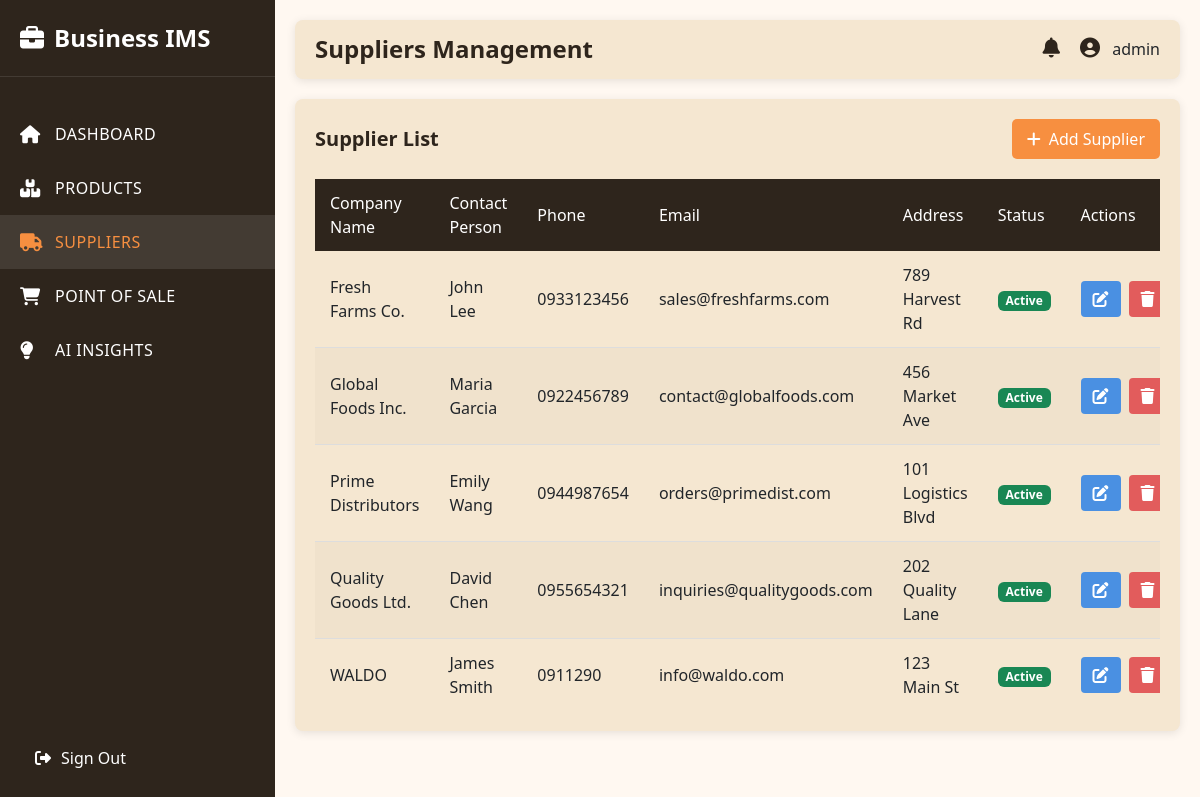
The app's page /suppliers/suppliers.php (signed in) with its own data.
### tables this page shows
CREATE TABLE suppliers (
        supplier_id INT AUTO_INCREMENT PRIMARY KEY,
        company_name VARCHAR(100) NOT NULL,
        contact_person VARCHAR(100),
        phone VARCHAR(20) NOT NULL,
        email VARCHAR(100) NOT NULL,
        address TEXT NOT NULL,
        city VARCHAR(50),
        country VARCHAR(50),
        postal_code VARCHAR(20),
        status ENUM('active', 'inactive') DEFAULT 'active',
        notes TEXT,
        created_at DATETIME NOT NULL DEFAULT CURRENT_TIMESTAMP,
        updated_at DATETIME NOT NULL DEFAULT CURRENT_TIMESTAMP ON UPDATE CURRENT_TIMESTAMP
    );

### connection.php (called while the page is built, shortened)
<?php
function executeQuery(mysqli $connection, string $query, array $params = []): mixed {
    try {
        $stmt = $connection->prepare($query);
        if (!$stmt->execute()) {
            throw new DatabaseException("Execute failed: " . $stmt->error);
        }
        $result = $stmt->get_result();
        if ($result) {
            $data = [];
            while ($row = $result->fetch_assoc()) {
                $data[] = $row;
            }
            return $data;
        }
        $affected = $stmt->affected_rows;
        $insertId = $stmt->insert_id;
        return [
            'affected_rows' => $affected,
            'insert_id' => $insertId
        ];
    } catch (Exception $e) {
        throw new DatabaseException($e->getMessage(), $e->getCode(), $e);
    }
}
?>

### suppliers/suppliers.php (the view, shortened to what this page needs)
<?php
require_once("../connection.php");
$username = $_SESSION['username'] ?? 'User';
function getSuppliers(mysqli $connection): array {
    try {
        $query = "SELECT * FROM suppliers ORDER BY company_name ASC";
        return executeQuery($connection, $query);
    } catch (DatabaseException $e) {
        error_log($e->getMessage());
        return [];
    }
}
$suppliers = getSuppliers($con);
?>
<!DOCTYPE html>
<html lang="en">
<head>
    <link href="https://cdn.jsdelivr.net/npm/bootstrap@5.3.0/dist/css/bootstrap.min.css" rel="stylesheet">
    <link rel="stylesheet" href="https://cdnjs.cloudflare.com/ajax/libs/font-awesome/6.4.0/css/all.min.css">
</head>
<body>
    <div class="sidebar">
        <div class="sidebar-brand">
            <div class="briefcase-icon">
                <i class="fas fa-briefcase"></i>
            </div>
            <span>Business IMS</span>
        </div>
        <ul class="sidebar-menu">
            <li>
                <a href="../dashboard/dashboard.php">
                    <i class="fas fa-home"></i>
                    <span>Dashboard</span>
                </a>
            </li>
            <li>
                <a href="../products/products.php">
                    <i class="fas fa-boxes"></i>
                    <span>Products</span>
                </a>
            </li>
            <li>
                <a href="suppliers.php" class="active">
                    <i class="fas fa-truck"></i>
                    <span>Suppliers</span>
                </a>
            </li>
            <li>
                <a href="../pos/pos.php">
                    <i class="fas fa-shopping-cart"></i>
                    <span>Point of Sale</span>
                </a>
            </li>
            <li>
                <a href="../ai-insights/insights.php">
                    <i class="fas fa-lightbulb"></i>
                    <span>AI Insights</span>
                </a>
            </li>
        </ul>
        <div class="signout">
            <a href="../auth/logout.php">
                <i class="fas fa-sign-out-alt"></i>
                <span>Sign Out</span>
            </a>
        </div>
    </div>
    <div class="main-content">
        <div class="header">
            <h2 class="page-title">Suppliers Management</h2>
            <div class="user-info">
                <div class="notification-icon">
                    <i class="fas fa-bell"></i>
                </div>
                <div class="user-profile">
                    <i class="fas fa-user-circle"></i>
                    <span class="ms-2"><?php echo htmlspecialchars($username); ?></span>
                </div>
            </div>
        </div>
        <div class="supplier-container">
            <div class="supplier-header">
                <h3 class="supplier-title">Supplier List</h3>
                <button class="add-supplier-btn" data-bs-toggle="modal" data-bs-target="#addSupplierModal">
                    <i class="fas fa-plus"></i> Add Supplier
                </button>
            </div>
            <div class="table-responsive">
                <table class="supplier-table">
                    <thead>
                        <tr>
                            <th>Company Name</th>
                            <th>Contact Person</th>
                            <th>Phone</th>
                            <th>Email</th>
                            <th>Address</th>
                            <th>Status</th>
                            <th>Actions</th>
                        </tr>
                    </thead>
                    <tbody>
                        <?php foreach ($suppliers as $supplier): ?>
                            <tr>
                                <td><?php echo htmlspecialchars($supplier['company_name']); ?></td>
                                <td><?php echo htmlspecialchars($supplier['contact_person'] ?? 'N/A'); ?></td>
                                <td><?php echo htmlspecialchars($supplier['phone']); ?></td>
                                <td><?php echo htmlspecialchars($supplier['email']); ?></td>
                                <td><?php echo htmlspecialchars($supplier['address']); ?></td>
                                <td>
                                    <span class="badge <?php echo $supplier['status'] === 'active' ? 'bg-success' : 'bg-secondary'; ?>">
                                        <?php echo ucfirst($supplier['status'] ?? 'active'); ?>
                                    </span>
                                </td>
                                <td>
                                    <div class="action-btns">
                                        <button class="btn-edit" data-bs-toggle="modal" data-bs-target="#editSupplierModal"
                                                data-supplier-id="<?php echo $supplier['supplier_id']; ?>">
                                            <i class="fas fa-edit"></i>
                                        </button>
                                        <button class="btn-delete" data-bs-toggle="modal" data-bs-target="#deleteSupplierModal"
                                                data-supplier-id="<?php echo $supplier['supplier_id']; ?>"
                                                data-supplier-name="<?php echo htmlspecialchars($supplier['company_name']); ?>">
                                            <i class="fas fa-trash"></i>
                                        </button>
                                    </div>
                                </td>
                            </tr>
                        <?php endforeach; ?>
                    </tbody>
                </table>
            </div>
        </div>
    </div>
</body>
</html>

### suppliers/suppliers.php (style rules this page uses)
:root { --primary-bg: #2E251C; --secondary-bg: #F5E7D1; --highlight: #F78F40; --text-light: #FFFFFF; --text-dark: #2E251C; --accent: #D8C3A5; }
body { font-family: 'Segoe UI', Tahoma, Geneva, Verdana, sans-serif; margin: 0; padding: 0; background-color: #FFF8F1; overflow-x: hidden; }
.sidebar { position: fixed; left: 0; top: 0; width: 275px; height: 100%; background-color: var(--primary-bg); color: var(--text-light); padding-top: 20px; z-index: 1000; transition: all 0.3s; }
.sidebar-brand { font-size: 24px; font-weight: bold; padding: 0 20px 20px; margin-bottom: 30px; border-bottom: 1px solid rgba(255,255,255,0.1); display: flex; align-items: center; }
.sidebar-brand .briefcase-icon { margin-right: 10px; font-size: 24px; }
.sidebar-menu { list-style: none; padding: 0; margin: 0; }
.sidebar-menu a { display: flex; align-items: center; color: var(--text-light); text-decoration: none; padding: 15px 20px; transition: all 0.3s; }
.sidebar-menu a:hover, .sidebar-menu a.active { background-color: rgba(255, 255, 255, 0.1); color: var(--highlight); }
.sidebar-menu a i { margin-right: 10px; font-size: 18px; width: 25px; }
.sidebar-menu a span { text-transform: uppercase; font-weight: 500; letter-spacing: 0.5px; }
.signout { position: absolute; bottom: 20px; width: 100%; padding: 0 20px; }
.signout a { display: flex; align-items: center; color: var(--text-light); text-decoration: none; padding: 10px 15px; transition: all 0.3s; }
.signout a i { margin-right: 10px; }
.main-content { margin-left: 275px; padding: 20px; transition: all 0.3s; }
.header { background-color: var(--secondary-bg); padding: 15px 20px; border-radius: 8px; margin-bottom: 20px; box-shadow: 0 2px 10px rgba(0,0,0,0.1); display: flex; justify-content: space-between; align-items: center; }
.page-title { font-size: 24px; font-weight: bold; color: var(--text-dark); margin: 0; }
.user-info { display: flex; align-items: center; }
.notification-icon, .user-profile { margin-left: 20px; cursor: pointer; position: relative; }
.notification-icon i, .user-profile i { font-size: 20px; color: var(--text-dark); }
.supplier-container { background-color: var(--secondary-bg); border-radius: 8px; padding: 20px; margin-bottom: 20px; box-shadow: 0 2px 10px rgba(0,0,0,0.1); }
.supplier-header { display: flex; justify-content: space-between; align-items: center; margin-bottom: 20px; }
.supplier-title { font-size: 20px; font-weight: bold; color: var(--text-dark); margin: 0; }
.add-supplier-btn { background-color: var(--highlight); color: white; border: none; padding: 8px 15px; border-radius: 5px; font-weight: 500; cursor: pointer; transition: all 0.3s; display: flex; align-items: center; }
.add-supplier-btn i { margin-right: 8px; }
.supplier-table { width: 100%; border-collapse: collapse; }
.supplier-table th { background-color: var(--primary-bg); color: white; text-align: left; padding: 12px 15px; font-weight: 500; }
.supplier-table td { padding: 12px 15px; border-bottom: 1px solid #ddd; }
.supplier-table tr:last-child td { border-bottom: none; }
.supplier-table tr:nth-child(even) { background-color: rgba(0,0,0,0.02); }
.action-btns { display: flex; gap: 8px; }
.btn-edit, .btn-delete { padding: 6px 12px; border-radius: 4px; cursor: pointer; border: none; transition: all 0.3s; }
.btn-edit { background-color: #4a90e2; color: white; }
.btn-delete { background-color: #e25c5c; color: white; }

### records on screen
suppliers: company_name "Fresh Farms Co.", contact_person "John Lee", phone "0933123456", email "sales@freshfarms.com", address "789 Harvest Rd", status "Active"
suppliers: company_name "Global Foods Inc.", contact_person "Maria Garcia", phone "0922456789", email "contact@globalfoods.com", address "456 Market Ave", status "Active"
suppliers: company_name "Prime Distributors", contact_person "Emily Wang", phone "0944987654", email "orders@primedist.com", address "101 Logistics Blvd", status "Active"
suppliers: company_name "Quality Goods Ltd.", contact_person "David Chen", phone "0955654321", email "inquiries@qualitygoods.com", address "202 Quality Lane", status "Active"
suppliers: company_name "WALDO", contact_person "James Smith", phone "0911290", email "info@waldo.com", address "123 Main St", status "Active"

### other values on screen
$username "admin"
